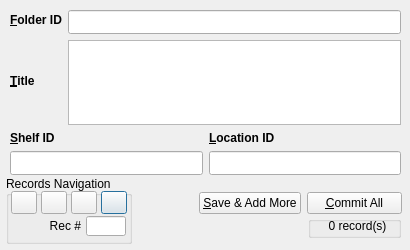
<?xml version="1.0" encoding="UTF-8"?>
<ui version="4.0">
 <class>AddFolder</class>
 <widget class="QDialog" name="AddFolder">
  <property name="windowModality">
   <enum>Qt::NonModal</enum>
  </property>
  <property name="geometry">
   <rect>
    <x>0</x>
    <y>0</y>
    <width>410</width>
    <height>250</height>
   </rect>
  </property>
  <property name="minimumSize">
   <size>
    <width>410</width>
    <height>250</height>
   </size>
  </property>
  <property name="maximumSize">
   <size>
    <width>410</width>
    <height>250</height>
   </size>
  </property>
  <property name="windowTitle">
   <string>Add Folder</string>
  </property>
  <property name="windowIcon">
   <iconset resource="../resources/res.qrc">
    <normaloff>:/toolbar/folder-new.png</normaloff>:/toolbar/folder-new.png</iconset>
  </property>
  <widget class="QWidget" name="verticalLayoutWidget_6">
   <property name="geometry">
    <rect>
     <x>10</x>
     <y>10</y>
     <width>391</width>
     <height>165</height>
    </rect>
   </property>
   <layout class="QVBoxLayout" name="VL100">
    <item>
     <layout class="QHBoxLayout" name="HL110">
      <item>
       <layout class="QVBoxLayout" name="VL112">
        <item>
         <widget class="QLabel" name="LblFolderID">
          <property name="sizePolicy">
           <sizepolicy hsizetype="Preferred" vsizetype="Fixed">
            <horstretch>0</horstretch>
            <verstretch>0</verstretch>
           </sizepolicy>
          </property>
          <property name="minimumSize">
           <size>
            <width>0</width>
            <height>20</height>
           </size>
          </property>
          <property name="font">
           <font>
            <pointsize>9</pointsize>
            <weight>75</weight>
            <bold>true</bold>
           </font>
          </property>
          <property name="text">
           <string>&amp;Folder ID</string>
          </property>
          <property name="buddy">
           <cstring>lineEdit0folder_id</cstring>
          </property>
         </widget>
        </item>
        <item>
         <widget class="QLabel" name="LblTitle">
          <property name="font">
           <font>
            <pointsize>9</pointsize>
            <weight>75</weight>
            <bold>true</bold>
           </font>
          </property>
          <property name="text">
           <string>&amp;Title</string>
          </property>
          <property name="buddy">
           <cstring>textEdit0folder_title</cstring>
          </property>
         </widget>
        </item>
       </layout>
      </item>
      <item>
       <layout class="QHBoxLayout" name="HL111">
        <item>
         <layout class="QVBoxLayout" name="VL1111">
          <item>
           <widget class="QLineEdit" name="lineEdit0folder_id">
            <property name="minimumSize">
             <size>
              <width>0</width>
              <height>24</height>
             </size>
            </property>
            <property name="font">
             <font>
              <pointsize>9</pointsize>
             </font>
            </property>
           </widget>
          </item>
          <item>
           <widget class="QTextEdit" name="textEdit0folder_title">
            <property name="font">
             <font>
              <pointsize>9</pointsize>
             </font>
            </property>
           </widget>
          </item>
         </layout>
        </item>
       </layout>
      </item>
     </layout>
    </item>
    <item>
     <layout class="QVBoxLayout" name="VL120_2">
      <item>
       <layout class="QHBoxLayout" name="HL122_2">
        <item>
         <widget class="QLabel" name="LblEndDate_2">
          <property name="font">
           <font>
            <pointsize>9</pointsize>
            <weight>75</weight>
            <bold>true</bold>
           </font>
          </property>
          <property name="text">
           <string>&amp;Shelf ID</string>
          </property>
          <property name="buddy">
           <cstring>lineEdit0folder_shelf_id</cstring>
          </property>
         </widget>
        </item>
        <item>
         <widget class="QLabel" name="LblStartDate_2">
          <property name="font">
           <font>
            <pointsize>9</pointsize>
            <weight>75</weight>
            <bold>true</bold>
           </font>
          </property>
          <property name="text">
           <string>&amp;Location ID</string>
          </property>
          <property name="buddy">
           <cstring>lineEdit0folder_loc_id</cstring>
          </property>
         </widget>
        </item>
       </layout>
      </item>
      <item>
       <layout class="QHBoxLayout" name="HL121_2">
        <item>
         <widget class="QLineEdit" name="lineEdit0folder_shelf_id">
          <property name="minimumSize">
           <size>
            <width>0</width>
            <height>24</height>
           </size>
          </property>
          <property name="font">
           <font>
            <pointsize>9</pointsize>
           </font>
          </property>
         </widget>
        </item>
        <item>
         <widget class="QLineEdit" name="lineEdit0folder_loc_id">
          <property name="minimumSize">
           <size>
            <width>0</width>
            <height>24</height>
           </size>
          </property>
          <property name="font">
           <font>
            <pointsize>9</pointsize>
           </font>
          </property>
         </widget>
        </item>
       </layout>
      </item>
     </layout>
    </item>
   </layout>
  </widget>
  <widget class="QWidget" name="horizontalLayoutWidget">
   <property name="geometry">
    <rect>
     <x>135</x>
     <y>216</y>
     <width>266</width>
     <height>22</height>
    </rect>
   </property>
   <layout class="QHBoxLayout" name="HL101">
    <item>
     <spacer name="horizontalSpacer">
      <property name="orientation">
       <enum>Qt::Horizontal</enum>
      </property>
      <property name="sizeHint" stdset="0">
       <size>
        <width>40</width>
        <height>20</height>
       </size>
      </property>
     </spacer>
    </item>
    <item>
     <widget class="QGroupBox" name="GB2">
      <property name="sizePolicy">
       <sizepolicy hsizetype="Fixed" vsizetype="Preferred">
        <horstretch>0</horstretch>
        <verstretch>0</verstretch>
       </sizepolicy>
      </property>
      <property name="minimumSize">
       <size>
        <width>93</width>
        <height>0</height>
       </size>
      </property>
      <property name="title">
       <string/>
      </property>
      <widget class="QLabel" name="LblTotalRecords">
       <property name="geometry">
        <rect>
         <x>4</x>
         <y>0</y>
         <width>91</width>
         <height>20</height>
        </rect>
       </property>
       <property name="sizePolicy">
        <sizepolicy hsizetype="Fixed" vsizetype="Preferred">
         <horstretch>0</horstretch>
         <verstretch>0</verstretch>
        </sizepolicy>
       </property>
       <property name="minimumSize">
        <size>
         <width>65</width>
         <height>0</height>
        </size>
       </property>
       <property name="text">
        <string>0 record(s)</string>
       </property>
       <property name="alignment">
        <set>Qt::AlignCenter</set>
       </property>
      </widget>
     </widget>
    </item>
   </layout>
  </widget>
  <widget class="QGroupBox" name="GB1">
   <property name="geometry">
    <rect>
     <x>6</x>
     <y>176</y>
     <width>126</width>
     <height>68</height>
    </rect>
   </property>
   <property name="maximumSize">
    <size>
     <width>16777215</width>
     <height>68</height>
    </size>
   </property>
   <property name="title">
    <string>Records Navigation</string>
   </property>
   <widget class="QLabel" name="LblRecNo">
    <property name="geometry">
     <rect>
      <x>10</x>
      <y>40</y>
      <width>65</width>
      <height>20</height>
     </rect>
    </property>
    <property name="sizePolicy">
     <sizepolicy hsizetype="Fixed" vsizetype="Preferred">
      <horstretch>0</horstretch>
      <verstretch>0</verstretch>
     </sizepolicy>
    </property>
    <property name="minimumSize">
     <size>
      <width>65</width>
      <height>0</height>
     </size>
    </property>
    <property name="text">
     <string>Rec #</string>
    </property>
    <property name="alignment">
     <set>Qt::AlignRight|Qt::AlignTrailing|Qt::AlignVCenter</set>
    </property>
    <property name="buddy">
     <cstring>lineEditRecordNo</cstring>
    </property>
   </widget>
   <widget class="QLineEdit" name="lineEditRecordNo">
    <property name="geometry">
     <rect>
      <x>80</x>
      <y>40</y>
      <width>40</width>
      <height>20</height>
     </rect>
    </property>
    <property name="minimumSize">
     <size>
      <width>40</width>
      <height>0</height>
     </size>
    </property>
    <property name="maximumSize">
     <size>
      <width>40</width>
      <height>16777215</height>
     </size>
    </property>
    <property name="alignment">
     <set>Qt::AlignCenter</set>
    </property>
   </widget>
   <widget class="QPushButton" name="pushButtonLast">
    <property name="geometry">
     <rect>
      <x>95</x>
      <y>15</y>
      <width>26</width>
      <height>23</height>
     </rect>
    </property>
    <property name="text">
     <string/>
    </property>
    <property name="icon">
     <iconset resource="../resources/res.qrc">
      <normaloff>:/navigate/control-stop-right-icon.png</normaloff>:/navigate/control-stop-right-icon.png</iconset>
    </property>
    <property name="iconSize">
     <size>
      <width>32</width>
      <height>32</height>
     </size>
    </property>
   </widget>
   <widget class="QPushButton" name="pushButtonNext">
    <property name="geometry">
     <rect>
      <x>65</x>
      <y>15</y>
      <width>26</width>
      <height>23</height>
     </rect>
    </property>
    <property name="text">
     <string/>
    </property>
    <property name="icon">
     <iconset resource="../resources/res.qrc">
      <normaloff>:/navigate/control-double-right-icon.png</normaloff>:/navigate/control-double-right-icon.png</iconset>
    </property>
    <property name="iconSize">
     <size>
      <width>32</width>
      <height>32</height>
     </size>
    </property>
   </widget>
   <widget class="QPushButton" name="pushButtonPrev">
    <property name="geometry">
     <rect>
      <x>35</x>
      <y>15</y>
      <width>26</width>
      <height>23</height>
     </rect>
    </property>
    <property name="text">
     <string/>
    </property>
    <property name="icon">
     <iconset resource="../resources/res.qrc">
      <normaloff>:/navigate/control-double-left-icon.png</normaloff>:/navigate/control-double-left-icon.png</iconset>
    </property>
    <property name="iconSize">
     <size>
      <width>32</width>
      <height>32</height>
     </size>
    </property>
   </widget>
   <widget class="QPushButton" name="pushButtonFirst">
    <property name="geometry">
     <rect>
      <x>5</x>
      <y>15</y>
      <width>26</width>
      <height>23</height>
     </rect>
    </property>
    <property name="text">
     <string/>
    </property>
    <property name="icon">
     <iconset resource="../resources/res.qrc">
      <normaloff>:/navigate/control-stop-left-icon.png</normaloff>:/navigate/control-stop-left-icon.png</iconset>
    </property>
    <property name="iconSize">
     <size>
      <width>32</width>
      <height>32</height>
     </size>
    </property>
   </widget>
  </widget>
  <widget class="QWidget" name="horizontalLayoutWidget_2">
   <property name="geometry">
    <rect>
     <x>136</x>
     <y>191</y>
     <width>266</width>
     <height>25</height>
    </rect>
   </property>
   <layout class="QHBoxLayout" name="horizontalLayout">
    <item>
     <spacer name="horizontalSpacer_2">
      <property name="orientation">
       <enum>Qt::Horizontal</enum>
      </property>
      <property name="sizeHint" stdset="0">
       <size>
        <width>40</width>
        <height>20</height>
       </size>
      </property>
     </spacer>
    </item>
    <item>
     <widget class="QPushButton" name="pushButtonAddMore">
      <property name="sizePolicy">
       <sizepolicy hsizetype="Fixed" vsizetype="Fixed">
        <horstretch>0</horstretch>
        <verstretch>0</verstretch>
       </sizepolicy>
      </property>
      <property name="minimumSize">
       <size>
        <width>95</width>
        <height>0</height>
       </size>
      </property>
      <property name="text">
       <string>&amp;Save &amp;&amp; Add More</string>
      </property>
     </widget>
    </item>
    <item>
     <widget class="QPushButton" name="pushButtonCommitAll">
      <property name="sizePolicy">
       <sizepolicy hsizetype="Fixed" vsizetype="Fixed">
        <horstretch>0</horstretch>
        <verstretch>0</verstretch>
       </sizepolicy>
      </property>
      <property name="minimumSize">
       <size>
        <width>95</width>
        <height>0</height>
       </size>
      </property>
      <property name="text">
       <string>&amp;Commit All</string>
      </property>
     </widget>
    </item>
   </layout>
  </widget>
 </widget>
 <tabstops>
  <tabstop>lineEdit0folder_id</tabstop>
  <tabstop>textEdit0folder_title</tabstop>
  <tabstop>lineEdit0folder_shelf_id</tabstop>
  <tabstop>lineEdit0folder_loc_id</tabstop>
  <tabstop>pushButtonAddMore</tabstop>
  <tabstop>pushButtonCommitAll</tabstop>
  <tabstop>lineEditRecordNo</tabstop>
  <tabstop>pushButtonFirst</tabstop>
  <tabstop>pushButtonPrev</tabstop>
  <tabstop>pushButtonNext</tabstop>
  <tabstop>pushButtonLast</tabstop>
 </tabstops>
 <resources>
  <include location="../resources/res.qrc"/>
 </resources>
 <connections/>
</ui>
